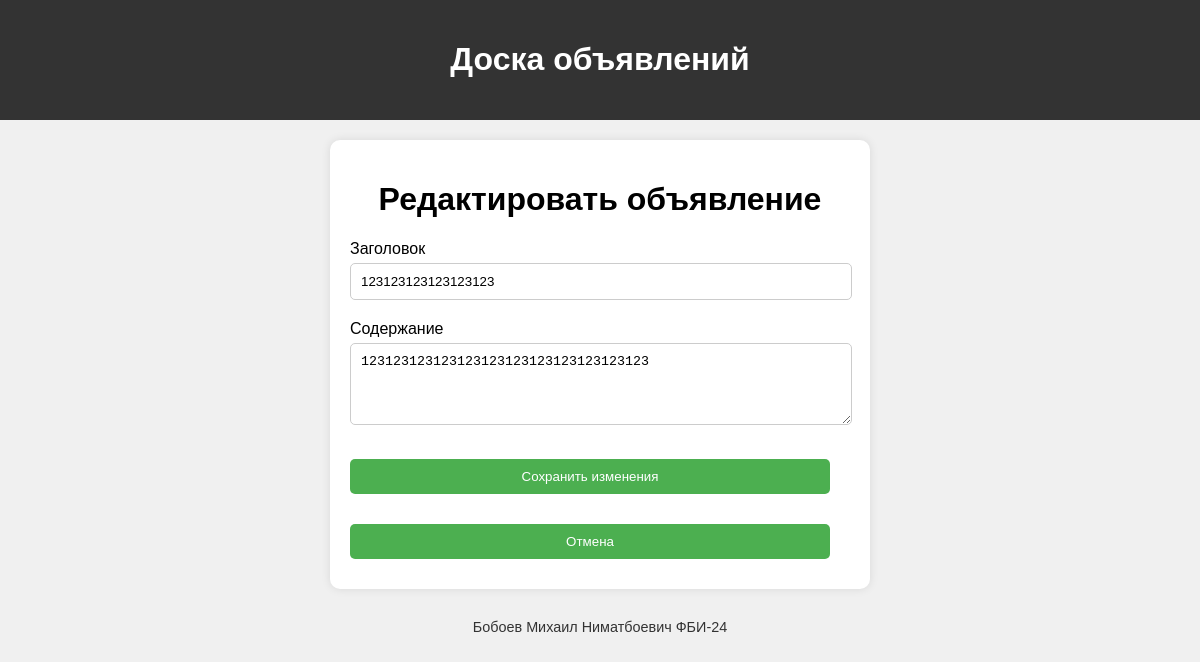
Page /edit_post/4 on the committed database.
### tables this page shows
CREATE TABLE posts (
    id INTEGER PRIMARY KEY AUTOINCREMENT,
    title TEXT NOT NULL CHECK(length(title) > 0),
    content TEXT NOT NULL CHECK(length(content) > 0),
    price REAL CHECK(price > 0),
    user_id INTEGER NOT NULL,
    FOREIGN KEY(user_id) REFERENCES users(id) ON DELETE CASCADE
);

### app.py (the view, shortened to what this page needs)
@app.route('/edit_post/<int:post_id>', methods=['GET', 'POST'])
def edit_post(post_id):
    conn = get_db_connection()
    post = conn.execute('SELECT * FROM posts WHERE id = ?', (post_id,)).fetchone()
    conn.close()
    return render_template('edit_post.html', post=post)

### app.py (called while the page is built)
def get_db_connection():
    conn = sqlite3.connect(DATABASE)
    conn.row_factory = sqlite3.Row
    return conn

### templates/edit_post.html (shortened to what this page needs)
{% extends "base.html" %}
{% block content %}
<div class="register-form">
    <h1>Редактировать объявление</h1>
    <form action="{{ url_for('edit_post', post_id=post['id']) }}" method="POST">
        <label for="title">Заголовок</label>
        <input type="text" id="title" name="title" value="{{ post['title'] }}" required>
        <label for="content">Содержание</label>
        <textarea id="content" name="content" rows="4" required>{{ post['content'] }}</textarea>
        <button type="submit" class="btn-green">Сохранить изменения</button>
        <button type="button" onclick="location.href='{{ url_for('profile') }}'">Отмена</button>
    </form>
</div>
{% endblock %}

### static/styles.css (style rules this page uses)
body { font-family: Arial, sans-serif; background-color: #f0f0f0; margin: 0; padding: 0; }
input, textarea, button { width: 100%; margin: 10px 0; padding: 10px; border-radius: 5px; border: 1px solid #ccc; }
button { background-color: #4CAF50; color: white; border: none; }
.register-form, .login-form { background-color: white; padding: 20px; border-radius: 10px; box-shadow: 0 0 10px rgba(0, 0, 0, 0.1); max-width: 500px; margin: 20px auto; }
.register-form h1, .login-form h1, .profile-section h1 { text-align: center; }
.register-form label, .login-form label, .profile-section label { display: block; margin-top: 10px; }
.register-form input, .register-form textarea, .login-form input { width: calc(100% - 20px); padding: 10px; margin-top: 5px; }
.register-form button, .login-form button { width: calc(100% - 20px); padding: 10px; margin-top: 20px; background-color: #4CAF50; color: white; border: none; border-radius: 5px; cursor: pointer; }
.btn-green { padding: 10px; background-color: #4CAF50; color: white; border: none; border-radius: 5px; cursor: pointer; }

### rows in the picture
posts: title "123123123123123123", content "123123123123123123123123123123123123"
